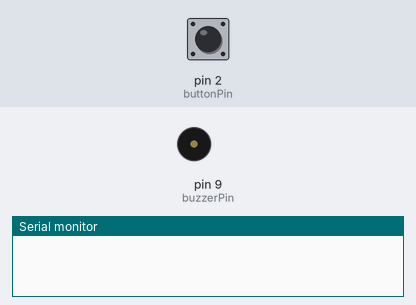
The sketch below on a simulated Arduino Uno, built with avr-gcc and run on an emulated ATmega328P. Parts: buzzer (waves = sounding), the last lines printed to the serial monitor. Inputs (shaded band) come from the test bench; at power-on: pin 2 (buttonPin) HIGH.

Above: at 1.2 s.
1.3 s: pin 2 (buttonPin) pulled LOW for 0.15 s
At 5.6 s:
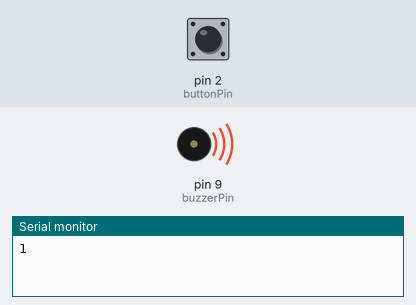
Timing chart, 0 to 10.3 s (numbered marks = the images above; inputs shaded):
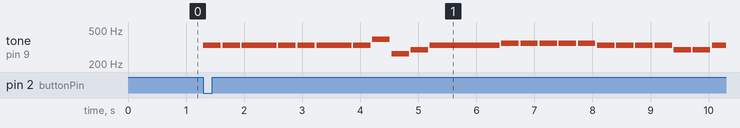

The sketch:

holiday_button_song.ino
```cpp
const int buttonPin = 2;
const int ledPin =  13;    // LED pin
const int buzzerPin = 9;

const int sizeofarray = 25;

char notes[] = "eeeeeeegcdefffffeeeeddedg"; // a space represents a rest
int beats[] = {1,1,2,1,1,2,1,1,1,1,4,1,1,1,1,1,1,1,1,1,1,1,1,2,2,1};
int tempo = 300;

void setup()
{
  pinMode(buttonPin,INPUT);
  pinMode(buzzerPin, OUTPUT);
  Serial.begin(9600);
}

int frequency(char note)
{
  int i;
  const int numNotes = 8;  // number of notes we're storing
  char names[] = { 'c', 'd', 'e', 'f', 'g', 'a', 'b', 'C' };
  int frequencies[] = {262, 294, 330, 349, 392, 440, 494, 523};

  // Now we'll search through the letters in the array, and if
  // we find it, we'll return the frequency for that note.

  for (i = 0; i < numNotes; i++)  // Step through the notes
  {
    if (names[i] == note)         // Is this the one?
    {
      return(frequencies[i]);     // Yes! Return the frequency
    }
  }
  return(0);  // We looked through everything and didn't find it, but we still need to return a value, so return 0.
 }

void loop()
{
  int i, duration, buttonState;

  buttonState = digitalRead(buttonPin);

  if (buttonState == LOW)
  {
    Serial.print(true);

    for (i = 0; i < sizeofarray; i++) // step through the song arrays
    {


      if (notes[i] == ' ')          // is this a rest?
      {
        duration = beats[i] * tempo;  // length of note/rest in ms

        delay(duration);            // then pause for a moment
      }
      else                          // otherwise, play the note
      {
        duration = beats[i] * tempo;  // length of note/rest in ms
        tone(buzzerPin, frequency(notes[i]), duration);
        delay(duration);            // wait for tone to finish
      }
      delay(tempo/10);              // brief pause between notes
    }
   Serial.print(false);
  }
}

//  else
//  {
//   digitalWrite(ledPin, LOW);

//      Serial.print("for loop \n"); //write "for loop" in serial, create new line
//      Serial.print("i is: "); //write "i is:" in serial, create new line
//        Serial.print(i); //give value of i
//        Serial.print("\n"); //end line
//    digitalWrite(ledPin, HIGH);
```

Measured:
- after the input at 1.3 s, tone on pin 9 (buzzerPin): plays 330 Hz for 0.30 s, 330 Hz for 0.30 s, 330 Hz for 0.60 s, 330 Hz for 0.30 s, 330 Hz for 0.30 s, 330 Hz for 0.60 s … (23 notes in this stretch), starting at once
